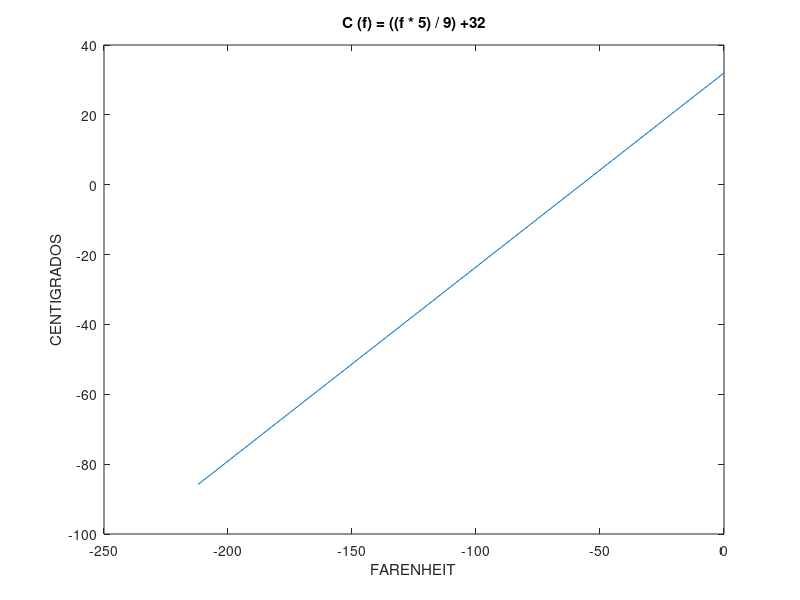

MATLAB code for this plot:
% Modelo de temperatura
% Título: Funcion constante
% Descripción: Script para graficar una funcion de la forma f (x) = a   
% Autor: Ana Lilia Arce Salvador (analili6) al5853542@gmail.com
% Fecha: 20210414
% Sesion: 1

% C (f) = ((f * 5) / 9) +32
% si se graficá su comportamiento es lineal
% ^
% y |
% |   
% | ____________
% | 
% | _____________> x
%

% limpiar variables
 clear
% Ejemplo f (x) = a
% Rango de -212..212 en i = 0.2
 f = -212: 0,2: 212; 
% Valor de la función 
 C = ((f * 5) / 9) +32; 
% Dibujar x, y
 plot(f, C);
% Titulo
 title("C (f) = ((f * 5) / 9) +32");
% Etiqueta para x
 xlabel ("FARENHEIT");
% Etiqueta para y
ylabel ("CENTIGRADOS");
